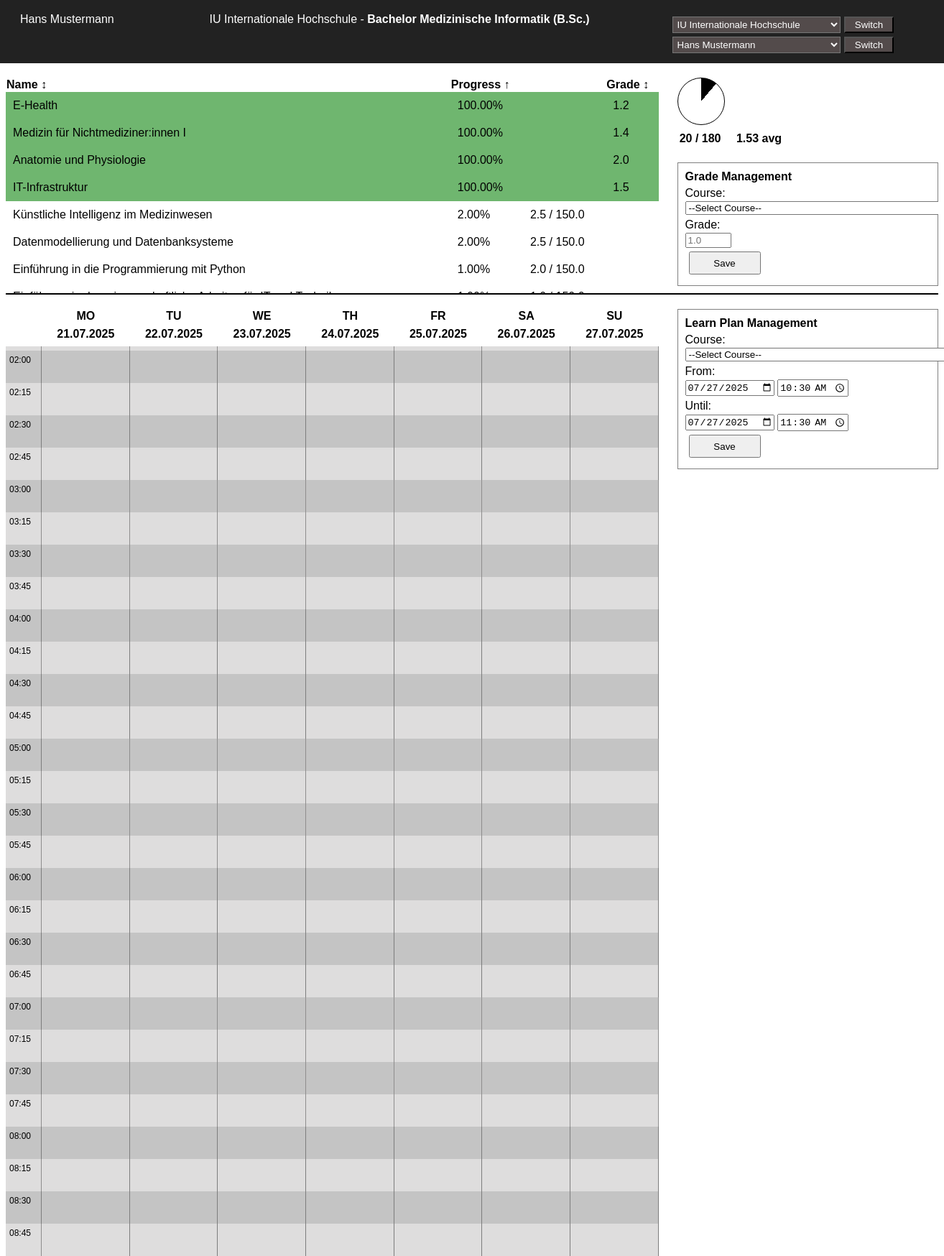
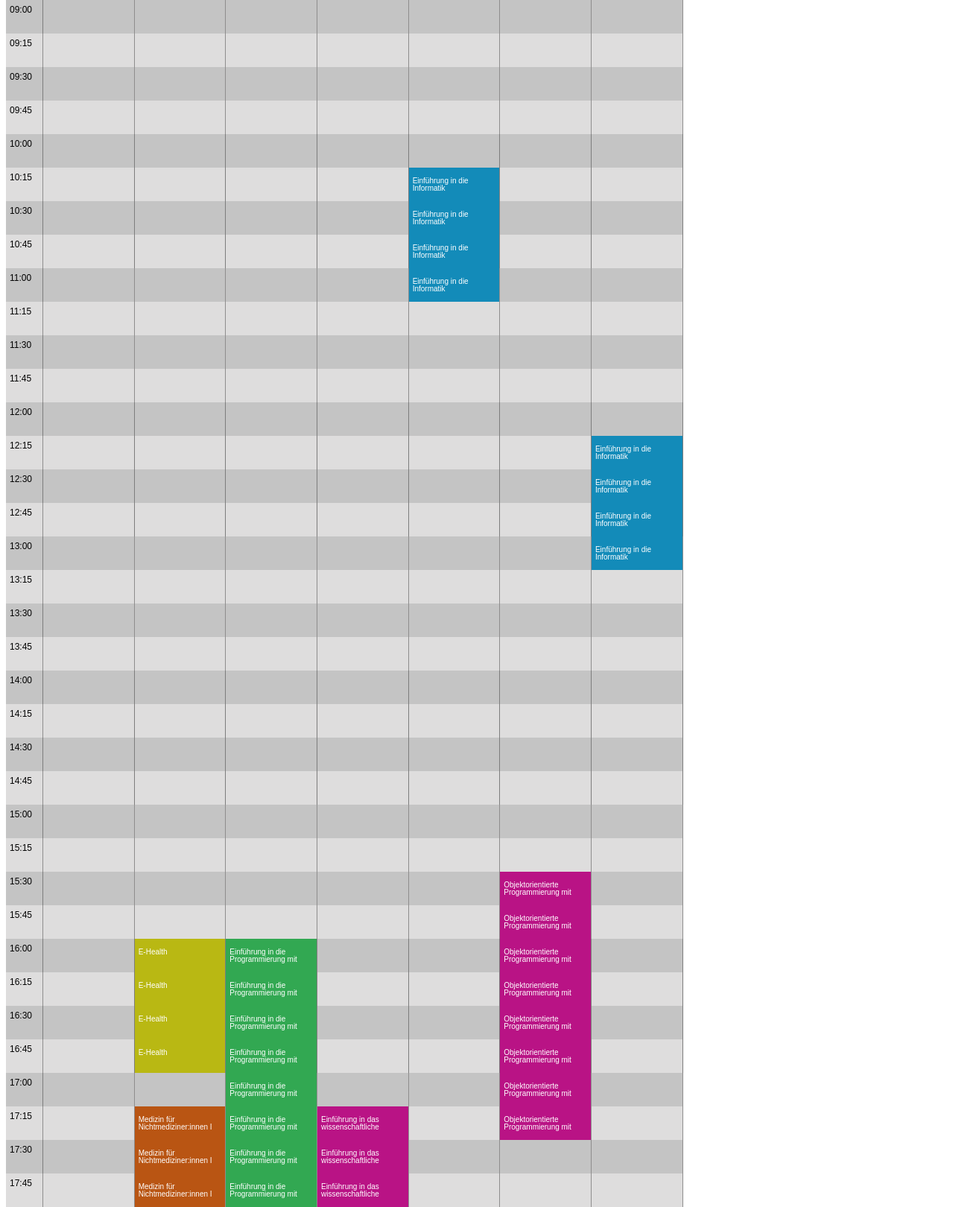
Screenshot of /?sort=progress&direction= (upper part) with the database file from the repository (2 pictures, top to bottom).
### Dashboard/models.py (models this page shows, shortened)
class University(models.Model):
    _id = models.AutoField(db_column="id", primary_key=True)
    _name = models.CharField(db_column="name", max_length=100)
    @property
    def id(self) -> int:
        return self._id
    @id.setter
    def id(self, id: int):
        self._id = id
    @property
    def name(self) -> str:
        return self._name
    @name.setter
    def name(self, name: str):
        self._name = name

class Degree(models.Model):
    _id = models.AutoField(db_column="id", primary_key=True)
    _name = models.CharField(db_column="name", max_length=255)
    _ects_goal = models.IntegerField(db_column="ects_goal")
    _university = models.ForeignKey(University, db_column="university", on_delete=models.CASCADE)
    @property
    def id(self) -> int:
        return self._id
    @id.setter
    def id(self, id: int):
        self._id = id
    @property
    def name(self) -> str:
        return self._name
    @name.setter
    def name(self, name: str):
        self._name = name
    @property
    def ects_goal(self) -> int:
        return self._ects_goal
    @ects_goal.setter
    def ects_goal(self, value: int):
        self._ects_goal = value
    @property
    def university(self) -> University:
        return self._university
    @university.setter
    def university(self, university: University):
        self._university = university

class Course(models.Model):
    _id = models.AutoField(db_column="id", primary_key=True)
    _name = models.CharField(db_column="name", max_length=255)
    _ects_points = models.IntegerField(db_column="ects_points")
    _expected_hours = models.FloatField(db_column="expected_hours")
    _bg_color = models.CharField(db_column="bg_color", max_length=7, default="#000000")
    _fg_color = models.CharField(db_column="fg_color", max_length=7, default="#ffffff")
    _degree = models.ForeignKey(Degree, db_column="degree", on_delete=models.CASCADE)
    _university = models.ForeignKey(University, db_column="university", on_delete=models.CASCADE)
    @property
    def id(self) -> int:
        return self._id
    @id.setter
    def id(self, id: int):
        self._id = id
    @property
    def name(self) -> str:
        return self._name
    @name.setter
    def name(self, name: str):
        self._name = name
    @property
    def ects_points(self) -> int:
        return self._ects_points
    @ects_points.setter
    def ects_points(self, ects_points: int):
        self._ects_points = ects_points
    @property
    def expected_hours(self) -> float:
        return self._expected_hours
    @expected_hours.setter
    def expected_hours(self, expected_hours: float):
        self._expected_hours = expected_hours
    @property
    def bg_color(self) -> str:
        return self._bg_color
    @bg_color.setter
    def bg_color(self, bg_color: str):
        self._bg_color = bg_color
    @property
    def fg_color(self) -> str:
        return self._fg_color
    @fg_color.setter
    def fg_color(self, fg_color: str):
        self._fg_color = fg_color
    @property
    def degree(self) -> Degree:
        return self._degree
    @degree.setter
    def degree(self, degree: Degree):
        self._degree = degree
    @property
    def university(self) -> University:
        return self._university
    @university.setter
    def university(self, university: University):
        self._university = university

### Dashboard/views.py (the view, shortened to what this page needs)
# urls.py: path("", DashboardView.as_view()),
class DashboardView(TemplateView):
    def __init__(self, **kwargs):
        super().__init__(**kwargs)
        self.__university_service = UniversityService()
        self.__student_service = StudentService()
        self.__course_service = CourseService()
        self.__calendar_service = CalendarService()
        self.__grade_form = "gradeManagement"
        self.__time_plan_form = "timePlanManagement"
        self.__student_form = "studentSelection"
        self.__university_form = "universitySelection"
    def get(self, request, *args, **kwargs):
        return self.prepare_template_response(request, {})
    def prepare_template_response(self, request, form_errors):
        if not self.__get_university_id_from_session(request):
            self.__set_university_id_from_session(request, 1)
        if not self.__get_student_id_from_session(request):
            self.__set_student_id_from_session(request, self.__student_service.get_students_for_university(
                self.__get_university_id_from_session(request)).first().id)
        week_offset = int(request.GET.get("offset")) if request.GET.get("offset") is not None else 0
        course_sort_field = request.GET.get("sort") if request.GET.get("sort") is not None else ''
        course_sort_direction = request.GET.get("direction") if request.GET.get("direction") is not None else ''
        student_id = self.__get_student_id_from_session(request)
        university_id = self.__get_university_id_from_session(request)
        return TemplateResponse(request, "Dashboard/dashboard.html", {
            "universities": self.__university_service.get_university_list(),
            "students": self.__student_service.get_student_list(university_id),
            "studentDetail": self.__student_service.get_student_detail(student_id),
            "courses": self.__course_service.get_course_list(student_id, course_sort_field, course_sort_direction),
            "calendarWeek": self.__calendar_service.generate_calendar_week(student_id, week_offset),
            "formErrors": form_errors,
        })
    def __get_university_id_from_session(self, request) -> int | None:
        return request.session.get('university_id')
    def __set_university_id_from_session(self, request, value):
        request.session['university_id'] = value
        if self.__get_student_id_from_session(request):
            del request.session['student_id']
    def __get_student_id_from_session(self, request) -> int | None:
        return request.session.get('student_id')
    def __set_student_id_from_session(self, request, value):
        request.session['student_id'] = value

### Dashboard/templates/Dashboard/dashboard.html (shortened to what this page needs)
{% load static %}
{% load custom_tags %}
<!DOCTYPE html>
<html lang="en">
<head>
    <link rel="stylesheet" href="../../static/Dashboard/style.css">
</head>
<body>
<div id="title">
    <div id="student-name"><span>{{ studentDetail.student_name }}</span></div>
    <div id="student-degree">
        <span>{{ studentDetail.university_name }}</span>
        -
        <b>{{ studentDetail.degree_name }}</b>
    </div>
    <div id="selection">
        {% if universities|length > 1 %}
            <form method="post" action="/dashboard/" id="university-selection">
                <select name="university_id" required autocomplete="off">
                    {% for university in universities %}
                        <option value="{{ university.university_id }}"
                                {% if request.session.university_id|compare_ids:university.university_id %}
                                selected="selected" {% endif %}
                        >{{ university.university_name }}</option>
                    {% endfor %}
                </select>
                <input type="submit" value="Switch">
            </form>
        {% endif %}
        {% if students|length > 1 %}
            <form method="post" action="/dashboard/" id="student-selection">
                <select name="student_id" required autocomplete="off">
                    {% for student in students %}
                        <option value="{{ student.student_id }}"
                                {% if request.session.student_id|compare_ids:student.student_id %} selected {% endif %}
                        >{{ student.student_name }}</option>
                    {% endfor %}
                </select>
                <input type="submit" value="Switch">
            </form>
        {% endif %}
    </div>
</div>
<div id="header">
    <div id="header-content">
        <table>
            <thead>
            <tr>
                <th>{% get_course_sort_link request 'name' %}</th>
                <th>{% get_course_sort_link request 'progress' %}</th>
                <th></th>
                <th>{% get_course_sort_link request 'grade' %}</th>
            </tr>
            </thead>
            <tbody>
            {% for course in courses %}
                <tr
                        style="background-color: {% if course.grade >= 1 and course.grade < 4 %} #6fb66f {% elif course.spent_hours > course.expected_hours or course.grade > 4 %} #b97272 {% else %} white{% endif %}"
                >
                    <td>{{ course.name }}</td>
                    <td>{{ course.formatted_progress }}</td>
                    {% if course.grade == 0 %}
                        <td>{{ course.spent_hours }} / {{ course.expected_hours }}</td>
                    {% else %}
                        <td></td>
                    {% endif %}
                    {% if course.grade > 0 %}
                        <td>{{ course.grade }}</td>
                    {% else %}
                        <td></td>
                    {% endif %}
                </tr>
            {% endfor %}
            </tbody>
        </table>
    </div>
    <div id="head-sidebar">
        <div id="grade-details">
            <div id="ects-box">
                <div id="ects-chart"
                     style="background-image: conic-gradient(
                             black {% get_conic_gradient_degrees studentDetail.ects_goal studentDetail.ects_collected %}deg,
                             white 0
                             );"
                ></div>
                <div id="ects-legend">
                    <div id="etc-display">
                        <b>{{ studentDetail.ects_collected }} / {{ studentDetail.ects_goal }}</b>
                    </div>
                    <div id="grade-avg">
                        <b>{% get_grade_avg request %} avg</b>
                    </div>
                </div>
            </div>
        </div>
        <div id="grade-form">
            <form action="/dashboard/" method="post">
                <b>Grade Management</b>
                <div>
                    <label for="course">Course:</label>
                    <select id="course_id" name="course_id" required>
                        <option disabled selected value>--Select Course--</option>
                    </select>
                </div>
                <div>
                    <label for="grade">Grade:</label>
                    <input id="grade" type="number" step=".1" min="0" max="6" placeholder="1.0" name="grade" required>
                </div>
                <input class="btn" type="submit" value="Save">
            </form>
        </div>
    </div>
</div>
<div id="footer">
    <div id="footer-content">
        <table>
            <thead>
            <tr>
                <th></th>
                <th>MO <p>{% get_formatted_date calendarWeek.week_days.0.date %}</p></th>
                <th>TU <p>{% get_formatted_date calendarWeek.week_days.1.date %}</p></th>
                <th>WE <p>{% get_formatted_date calendarWeek.week_days.2.date %}</p></th>
                <th>TH <p>{% get_formatted_date calendarWeek.week_days.3.date %}</p></th>
                <th>FR <p>{% get_formatted_date calendarWeek.week_days.4.date %}</p></th>
                <th>SA <p>{% get_formatted_date calendarWeek.week_days.5.date %}</p></th>
                <th>SU <p>{% get_formatted_date calendarWeek.week_days.6.date %}</p></th>
            </tr>
            </thead>
            <tbody>
            {% for hour in calendarWeek.week_days.0.time_slots %}
                <tr class="calendarRow">
                    <td style="width: 20px ; margin:0; padding: 0;" id="h{{ hour.0 }}">
                        <table class="timeSlot">
                            {% get_array_index_value calendarWeek.week_days.0.time_slots hour.0 as time_blocks %}
                            {% for time_block in time_blocks.1 %}
                                <tr>
                                    <td class="timeSlotHeader">{% get_formatted_time time_block.slot_time.hour time_block.slot_time.minute %}</td>
                                </tr>
                            {% endfor %}
                        </table>
                    </td>
                    {% for week_day in calendarWeek.week_days %}
                        {% get_array_index_value week_day.time_slots hour.0 as time_blocks %}
                        <td class="timeSlotFrame">
                            <table class="timeSlot">
                                {% for time_block in time_blocks.1 %}
                                    <tr>
                                        {% if time_block.entry_name %}
                                            <td style="background: {{ time_block.bg_color }}; color: {{ time_block.fg_color }}; overflow: hidden; text-overflow: ellipsis">
                                                <div class="calendarRowText"> {{ time_block.entry_name }}
                                            </td>
                                        {% else %}
                                            <td></td>
                                        {% endif %}
                                    </tr>
                                {% endfor %}
                            </table>
                        </td>
                    {% endfor %}
                </tr>
            {% endfor %}
            </tbody>
        </table>
    </div>
    <div id="footer-sidebar">
        <form action="/dashboard/" id="timePlanManagement" method="post">
            <b>Learn Plan Management</b>
            <div>
                <label for="course">Course:</label>
                <select id="course" name="course_id" required>
                    <option disabled selected value>--Select Course--</option>
                </select>
            </div>
            <div>
                <label for="from_date">From:</label>
                <input id="from_date" type="date" name="from_date" value="{% get_today_as_us_format %}" required>
                <input id="from_time" type="time" name="from_time" step="900"
                       value="{% get_current_hour_with_offset 0 %}" required>
                <label for="until_date">Until:</label>
                <input id="until_date" type="date" name="until_date" value="{% get_today_as_us_format %}" required>
                <input id="until_time" type="time" name="until_time" step="900"
                       value="{% get_current_hour_with_offset 1 %}" required>
            </div>
            <input class="btn" type="submit" value="Save">
        </form>
    </div>
</div>
</body>
</html>

### rows the page displays
University: university_name "IU Internationale Hochschule"
Degree: degree_name "Bachelor Medizinische Informatik (B.Sc.)"
Course: name "E-Health", formatted_progress "100.00%", grade "1.2"
Course: name "Medizin für Nichtmediziner:innen I", formatted_progress "100.00%", grade "1.4"
Course: name "Anatomie und Physiologie", formatted_progress "100.00%", grade "2.0"
Course: name "IT-Infrastruktur", formatted_progress "100.00%", grade "1.5"
Course: name "Künstliche Intelligenz im Medizinwesen", formatted_progress "2.00%", spent_hours "2.5", expected_hours "150.0"
Course: name "Datenmodellierung und Datenbanksysteme", formatted_progress "2.00%", spent_hours "2.5", expected_hours "150.0"
Course: name "Einführung in die Programmierung mit Python", formatted_progress "1.00%", spent_hours "2.0", expected_hours "150.0"

### other values shown
{{ studentDetail.student_name }} "Hans Mustermann"
{{ studentDetail.ects_collected }} "20"
{{ studentDetail.ects_goal }} "180"
{{ time_block.entry_name }} "Einführung in die Informatik" "Einführung in die Informatik" "Einführung in die Informatik" "Einführung in die Informatik" "Einführung in die Informatik" "Einführung in die Informatik" "Einführung in die Informatik" "Einführung in die Informatik" "Objektorientierte Programmierung mit…" "Objektorientierte Programmierung mit…" "E-Health" "E-Health" "E-Health" "E-Health" "Einführung in die Programmierung mit…" "Einführung in die Programmierung mit…" "Einführung in die Programmierung mit…" "Einführung in die Programmierung mit…" "Objektorientierte Programmierung mit…" "Objektorientierte Programmierung mit…" "Objektorientierte Programmierung mit…" "Objektorientierte Programmierung mit…" "Medizin für Nichtmediziner:innen I" "Medizin für Nichtmediziner:innen I" "Medizin für Nichtmediziner:innen I" "Einführung in die Programmierung mit…" "Einführung in die Programmierung mit…" "Einführung in die Programmierung mit…" "Einführung in die Programmierung mit…" "Einführung in das wissenschaftliche…" "Einführung in das wissenschaftliche…" "Einführung in das wissenschaftliche…" "Objektorientierte Programmierung mit…" "Objektorientierte Programmierung mit…"
form field university_id "IU Internationale Hochschule"
form field student_id "Hans Mustermann"
